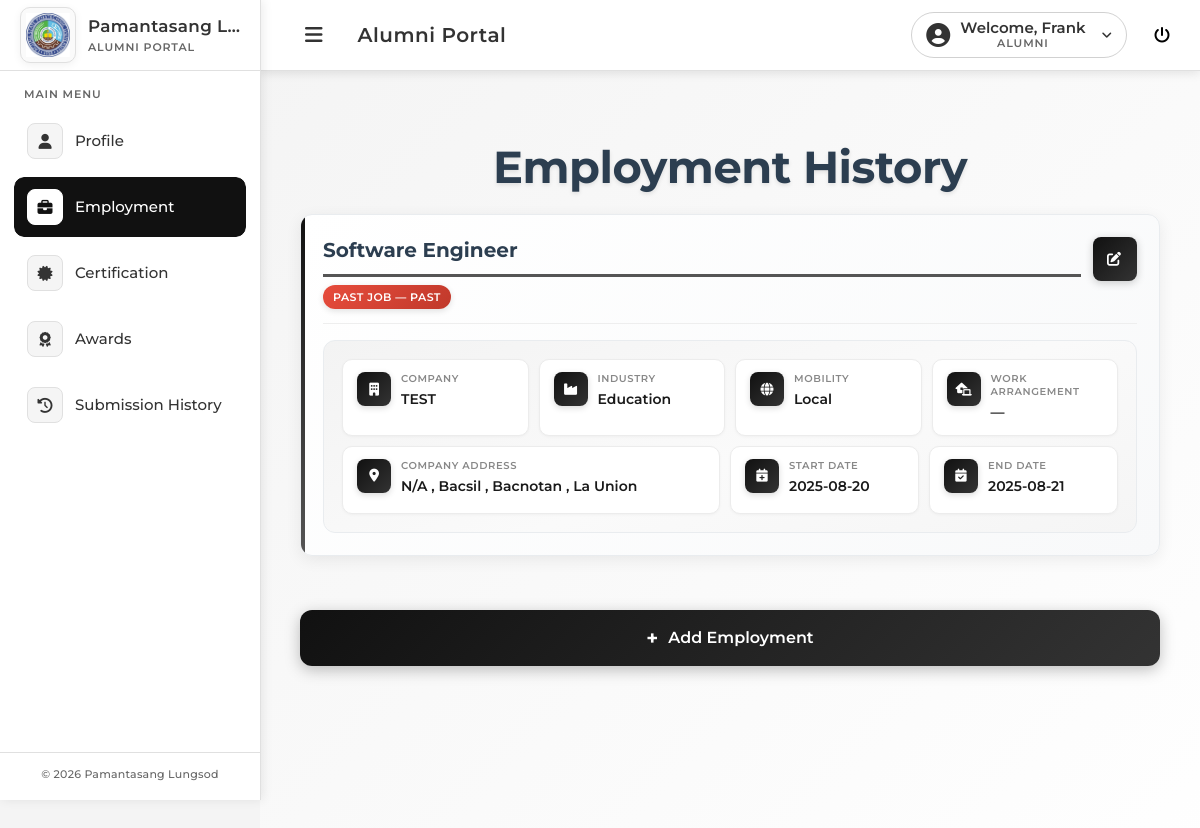
/alumni/Aemployment.php (signed in), run on the app's committed database.
### tables this page shows
CREATE TABLE `personal` (
  `id` int(11) NOT NULL,
  `first_name` varchar(255) DEFAULT NULL,
  `middle_name` varchar(255) DEFAULT NULL,
  `last_name` varchar(255) DEFAULT NULL,
  `extension` varchar(50) DEFAULT NULL,
  `sex` enum('male','female') DEFAULT NULL,
  `dob` date DEFAULT NULL,
  `institutional_email` varchar(255) DEFAULT NULL,
  `personal_email` varchar(255) DEFAULT NULL,
  `phone_number` varchar(20) DEFAULT NULL,
  `street_address` text DEFAULT NULL,
  `province` varchar(255) DEFAULT NULL,
  `city` varchar(255) DEFAULT NULL,
  `barangay` varchar(255) DEFAULT NULL,
  `zip_code` varchar(10) DEFAULT NULL,
  `profile_photo` varchar(255) DEFAULT NULL,
  `user_id` int(11) DEFAULT NULL,
  `facebook` varchar(255) DEFAULT NULL,
  `civil_status` varchar(20) DEFAULT NULL
);

CREATE TABLE `employment` (
  `id` int(11) NOT NULL,
  `user_id` int(11) DEFAULT NULL,
  `job_title` varchar(255) DEFAULT NULL,
  `employment_status` enum('employed','unemployed','self_employed','studying') DEFAULT NULL,
  `mobility` enum('local','international') DEFAULT NULL,
  `company_country` varchar(100) DEFAULT NULL,
  `company_name` varchar(255) DEFAULT NULL,
  `industry` varchar(255) DEFAULT NULL,
  `salary_per_month` decimal(10,2) DEFAULT NULL,
  `year_of_employment` int(11) DEFAULT NULL,
  `company_type` enum('public','private','government') DEFAULT NULL,
  `position` varchar(255) DEFAULT NULL,
  `company_address` varchar(255) DEFAULT NULL,
  `start_date` varchar(255) DEFAULT NULL,
  `end_date` varchar(255) DEFAULT NULL,
  `job_status` enum('current','past') DEFAULT 'current',
  `company` varchar(255) DEFAULT NULL,
  `company_province` varchar(100) DEFAULT NULL,
  `company_city` varchar(100) DEFAULT NULL,
  `company_barangay` varchar(100) DEFAULT NULL
);

### alumni/Aemployment.php (the view, shortened to what this page needs)
<?php
$user_id = $_SESSION['user_id'];
include 'includes/Aheader.php';
include 'includes/Asidebar.php';
$stmt = $conn->prepare("SELECT e.*, ca.company_street_address AS ca_street, ca.company_province AS ca_province, ca.company_city AS ca_city, ca.company_barangay AS ca_barangay FROM employment e LEFT JOIN company_address ca ON ca.user_id = e.user_id WHERE e.user_id = ? ORDER BY e.start_date DESC");
$stmt->bind_param('i', $user_id);
$stmt->execute();
$employment_result = $stmt->get_result();
$employment_records = $employment_result->fetch_all(MYSQLI_ASSOC);
?>
<link rel="stylesheet" href="alumni.css?v=<?php echo time(); ?>">
<link rel="stylesheet" href="Aemployment.css?v=<?php echo time(); ?>">
<link rel="stylesheet" href="Acertfication.css?v=<?php echo time(); ?>">
<link rel="stylesheet" href="https://cdnjs.cloudflare.com/ajax/libs/font-awesome/6.4.0/css/all.min.css">
<main class="profile-content employment-page">
    <h1 class="profile-heading">Employment History</h1>
    <?php if (empty($employment_records)): ?>
    <div class="empty-state">
        <div class="empty-icon"><i class="fas fa-briefcase"></i></div>
        <h3>No Employment Records Yet</h3>
        <p>Add your current or past employment to keep your alumni profile up to date.</p>
        <button class="add-employment" onclick="openAddModal()">Add Your First Employment</button>
    </div>
    <?php else: ?>
    <div class="certification-list employment-list">
      <?php foreach ($employment_records as $emp): ?>
        <?php
            $isPast = (!empty($emp['end_date']) && strtotime($emp['end_date']) <= strtotime('today'));
            $statusClass = $isPast ? 'past' : 'current';
            $label = $isPast ? 'Past Job' : 'Current Job';
            $contract = isset($emp['job_status']) && $emp['job_status'] !== '' ? ' — ' . htmlspecialchars($emp['job_status']) : '';
            $mobilityLabel = $emp['mobility'] === 'international' ? 'International' : 'Local';
            $street = $emp['company_address'] ?: ($emp['ca_street'] ?? '');
            $isIntl = ($emp['mobility'] === 'international');
            $brgy = $emp['company_barangay'] ?: ($emp['ca_barangay'] ?? '');
            $city = $emp['company_city'] ?: ($emp['ca_city'] ?? '');
            $prov = $emp['company_province'] ?: ($emp['ca_province'] ?? '');
            $country = $emp['company_country'] ?? '';
        ?>
        <div class="certification-entry employment-card">
            <div class="cert-header emp-header">
                <div class="emp-title-block">
                    <h3><?php echo htmlspecialchars($emp['job_title']); ?></h3>
                    <span class="employment-status <?php echo $statusClass; ?>">
                        <?php echo $label . $contract; ?>
                    </span>
                </div>
                <button type="button" class="edit-btn emp-edit-btn" aria-label="Edit employment" onclick='openEditModal(<?php echo json_encode($emp); ?>)'>
                    <i class="fas fa-pen-to-square"></i>
                </button>
            </div>
            <div class="emp-details">
                <div class="emp-meta-grid">
                    <div class="emp-meta-item">
                        <span class="emp-meta-icon" aria-hidden="true"><i class="fas fa-building"></i></span>
                        <div class="emp-meta-text">
                            <span class="emp-label">Company</span>
                            <span class="emp-value"><?php echo htmlspecialchars(!empty($emp['company']) ? $emp['company'] : ($emp['company_name'] ?? '—')); ?></span>
                        </div>
                    </div>
                    <div class="emp-meta-item">
                        <span class="emp-meta-icon" aria-hidden="true"><i class="fas fa-industry"></i></span>
                        <div class="emp-meta-text">
                            <span class="emp-label">Industry</span>
                            <span class="emp-value"><?php echo htmlspecialchars($emp['industry'] ?: '—'); ?></span>
                        </div>
                    </div>
                    <div class="emp-meta-item">
                        <span class="emp-meta-icon" aria-hidden="true"><i class="fas fa-globe"></i></span>
                        <div class="emp-meta-text">
                            <span class="emp-label">Mobility</span>
                            <span class="emp-value"><?php echo htmlspecialchars($mobilityLabel); ?></span>
                        </div>
                    </div>
                    <div class="emp-meta-item">
                        <span class="emp-meta-icon" aria-hidden="true"><i class="fas fa-house-laptop"></i></span>
                        <div class="emp-meta-text">
                            <span class="emp-label">Work Arrangement</span>
                            <span class="emp-value"><?php echo htmlspecialchars($emp['work_arrangement'] ?? '—'); ?></span>
                        </div>
                    </div>
                    <div class="emp-meta-row">
                        <div class="emp-meta-item emp-meta-address">
                            <span class="emp-meta-icon" aria-hidden="true"><i class="fas fa-map-marker-alt"></i></span>
                            <div class="emp-meta-text">
                                <span class="emp-label">Company Address</span>
                                <span class="emp-value address-display"
                                      data-street="<?php echo htmlspecialchars($street); ?>"
                                      data-brgy="<?php echo htmlspecialchars($brgy); ?>"
                                      data-city="<?php echo htmlspecialchars($city); ?>"
                                      data-prov="<?php echo htmlspecialchars($prov); ?>"
                                      data-country="<?php echo htmlspecialchars($country); ?>">
                                    <?php if ($isIntl): ?>
                                        <?php if (!empty($city)): ?><?php echo htmlspecialchars($city); ?><?php endif; ?>
                                        <?php if (!empty($prov)): ?><?php echo !empty($city) ? ', ' : ''; ?><?php echo htmlspecialchars($prov); ?><?php endif; ?>
                                        <?php if (!empty($country)): ?><?php echo (!empty($city) || !empty($prov)) ? ', ' : ''; ?><?php echo htmlspecialchars($country); ?><?php endif; ?>
                                    <?php else: ?>
                                        <?php echo htmlspecialchars($street); ?>
                                        <?php if (!empty($brgy)): ?>, <?php echo htmlspecialchars($brgy); ?><?php endif; ?>
                                        <?php if (!empty($city)): ?>, <?php echo htmlspecialchars($city); ?><?php endif; ?>
                                        <?php if (!empty($prov)): ?>, <?php echo htmlspecialchars($prov); ?><?php endif; ?>
                                    <?php endif; ?>
                                </span>
                            </div>
                        </div>
                        <div class="emp-meta-item">
                            <span class="emp-meta-icon" aria-hidden="true"><i class="fas fa-calendar-plus"></i></span>
                            <div class="emp-meta-text">
                                <span class="emp-label">Start Date</span>
                                <span class="emp-value"><?php echo !empty($emp['start_date']) ? htmlspecialchars($emp['start_date']) : '—'; ?></span>
                            </div>
                        </div>
                        <div class="emp-meta-item">
                            <span class="emp-meta-icon" aria-hidden="true"><i class="fas fa-calendar-check"></i></span>
                            <div class="emp-meta-text">
                                <span class="emp-label">End Date</span>
                                <span class="emp-value"><?php echo !empty($emp['end_date']) ? htmlspecialchars($emp['end_date']) : 'Present'; ?></span>
                            </div>
                        </div>
                    </div>
                </div>
            </div>
        </div>
      <?php endforeach; ?>
    </div>
    <div class="emp-add-wrap">
        <button class="add-employment" onclick="openAddModal()">Add Employment</button>
    </div>
    <?php endif; ?>
</main>

### alumni/includes/Aheader.php (shortened to what this page needs)
<?php if (session_status() === PHP_SESSION_NONE) { session_start(); }
$topbarFirstName = 'Alumni';
$topbarProfilePhoto = null;
if (isset($_SESSION['user_id'])) {
    try {
        $conn = Database::getInstance()->getConnection();
        if ($conn) {
            $uid = intval($_SESSION['user_id']);
            $stmt = $conn->prepare("SELECT first_name, profile_photo FROM personal WHERE user_id = ? LIMIT 1");
            if ($stmt) {
                $stmt->bind_param('i', $uid);
                $stmt->execute();
                $stmt->bind_result($fn, $pp);
                if ($stmt->fetch()) {
                    if (!empty($fn)) {
                        $topbarFirstName = $fn;
                    }
                }
            }
        }
    } catch (Throwable $e) {  }
}
?>
<!DOCTYPE html>
<html lang="en">
<head>
    <link rel="stylesheet" href="https://cdnjs.cloudflare.com/ajax/libs/font-awesome/5.15.4/css/all.min.css" />
    <link rel="stylesheet" href="alumni.css?v=<?php echo time(); ?>">
</head>
<body>
    <?php
        $currentPath = $_SERVER['PHP_SELF'] ?? '';
        $currentBase = basename($currentPath);
        $isAuthPage = (strpos($currentPath, 'signin.php') !== false) || (strpos($currentPath, 'signup.php') !== false);
        $isVerifyEmailPage = ($currentBase === 'verify-email.php');
    ?>
    <?php if (isset($_SESSION['user_id']) && $currentBase !== 'UpdateAccount.php' && !$isAuthPage && !$isVerifyEmailPage): ?>
    <nav class="topbar">
        <div class="topbar-left">
            <button class="sidebar-toggle-btn" onclick="toggleSidebar()" aria-label="Toggle Sidebar">
                <i class="fas fa-bars"></i>
            </button>
            <span class="topbar-title">Alumni Portal</span>
        </div>
        <div class="topbar-right">
            <div class="topbar-user topbar-user-link" id="topbarUser" onclick="toggleUserMenu(event)">
                <?php if ($topbarProfilePhoto): ?>
                    <img src="<?php echo htmlspecialchars($topbarProfilePhoto); ?>" alt="Profile" class="topbar-user-avatar" style="width: 40px; height: 40px; border-radius: 50%; object-fit: cover;">
                <?php else: ?>
                    <i class="fas fa-user-circle"></i>
                <?php endif; ?>
                <span class="topbar-user-text">
                    <span class="topbar-user-greeting">Welcome, <?php echo htmlspecialchars($topbarFirstName); ?></span>
                    <span class="topbar-user-role">Alumni</span>
                </span>
            </div>
            <a href="#" onclick="showLogoutModal()" class="logout-link" title="Logout">
                <i class="fas fa-power-off" style="color: black; margin-left: 11px;"></i>
            </a>
        </div>
    </nav>
    <?php endif; ?>

### alumni/alumni.css (style rules this page uses)
:root { --success-color: #2e7d32; --primary-color: #1976d2; --secondary-color: #f8f9fa; --accent-color: #4caf50; --light-green: #81c784; --teal-color: #26a69a; --text-color: #333; --border-color: #e0e0e0; --hover-color: #f5f5f5; --shadow-light: 0 2px 8px rgba(0, 0, 0, 0.08); --shadow-medium: 0 4px 16px rgba(0, 0, 0, 0.12); --border-radius: 12px; --transition: all 0.3s cubic-bezier(0.4, 0, 0.2, 1); }
* { font-family: 'Montserrat', sans-serif; }
body { font-family: 'Montserrat', sans-serif; margin: 0; padding: 0; background-color: var(--secondary-color); }
.topbar { position: fixed !important; top: 0 !important; left: 260px !important; right: 0 !important; height: 70px !important; background: #ffffff !important; color: #333333 !important; border-bottom: 1px solid var(--border-color) !important; display: flex !important; align-items: center !important; justify-content: space-between !important; padding: 0 30px !important; box-shadow: 0 2px 10px rgba(0, 0, 0, 0.1) !important; z-index: 900 !important; transition: left 0.3s ease !important; }
.topbar-left { display: flex; align-items: center; gap: 20px; }
.sidebar-toggle-btn { display: block; background: none; border: none; color: #333333; padding: 10px 15px; border-radius: 8px; cursor: pointer; font-size: 20px; transition: var(--transition); }
.sidebar-toggle-btn i { display: block; }
.topbar-title { font-size: 20px; font-weight: 600; letter-spacing: 0.5px; }
.topbar-right { display: flex; align-items: center; gap: 16px; }
.topbar-user { display: flex; align-items: center; gap: 10px; font-size: 15px; font-weight: 500; color: #333333; text-decoration: none; cursor: pointer; padding: 6px 14px; border-radius: 999px; border: 1px solid rgba(0, 0, 0, 0.18); background-color: transparent; transition: var(--transition); }
.topbar-user i { font-size: 24px; }
.topbar-user-text { display: flex; flex-direction: column; line-height: 1.2; align-items: center; text-align: center; }
.topbar-user-greeting { font-weight: 600; }
.topbar-user-role { font-size: 11px; font-weight: 600; text-transform: uppercase; letter-spacing: 0.08em; color: #666666; }
.topbar-user-link { position: relative; }
.topbar-user-link::after { content: '\f107'; font-family: 'Font Awesome 5 Free'; font-weight: 900; font-size: 12px; margin-left: 6px; transition: var(--transition); color: inherit; }
.profile-content { font-family: 'Montserrat', sans-serif; padding: 40px; padding-top: 110px; background: linear-gradient(135deg, #f4f4f4 0%, #ffffff 100%); min-height: 100vh; margin-left: 260px; color: var(--text-color); transition: margin-left 0.3s ease; }
.profile-heading { font-size: 3.2em; margin-bottom: 30px; font-weight: 700; color: #2c3e50; text-align: center; text-shadow: 0 2px 4px rgba(0, 0, 0, 0.1); letter-spacing: -0.5px; }
h3 { font-family: 'Montserrat', sans-serif; font-size: 1.8em; font-weight: 600; color: #222; margin: 40px 0 20px 0; padding-bottom: 10px; border-bottom: 3px solid #555; position: relative; }
h3::after { content: none; }
.profile-content, .profile-container { overflow-x: hidden; }
.profile-container, .certification-entry, .employment-entry { overflow-wrap: anywhere; }

### data on the page
personal: first_name "Frank"
employment: job_title "Software Engineer", end_date "PAST JOB", job_status "— PAST", company "TEST", industry "Education", mobility "Local", work_arrangement "—", company_address "N/A", company_barangay "Bacsil", company_city "Bacnotan", company_province "La Union", start_date "2025-08-20", end_date "2025-08-21"

### other printed values
$branding['system_name'] "Pamantasang…"
$item['label'] "Profile"
$item['label'] "Employment"
$item['label'] "Certification"
$item['label'] "Awards"
$item['label'] "Submission History"
$branding['system_name'] "Pamantasang Lungsod"
